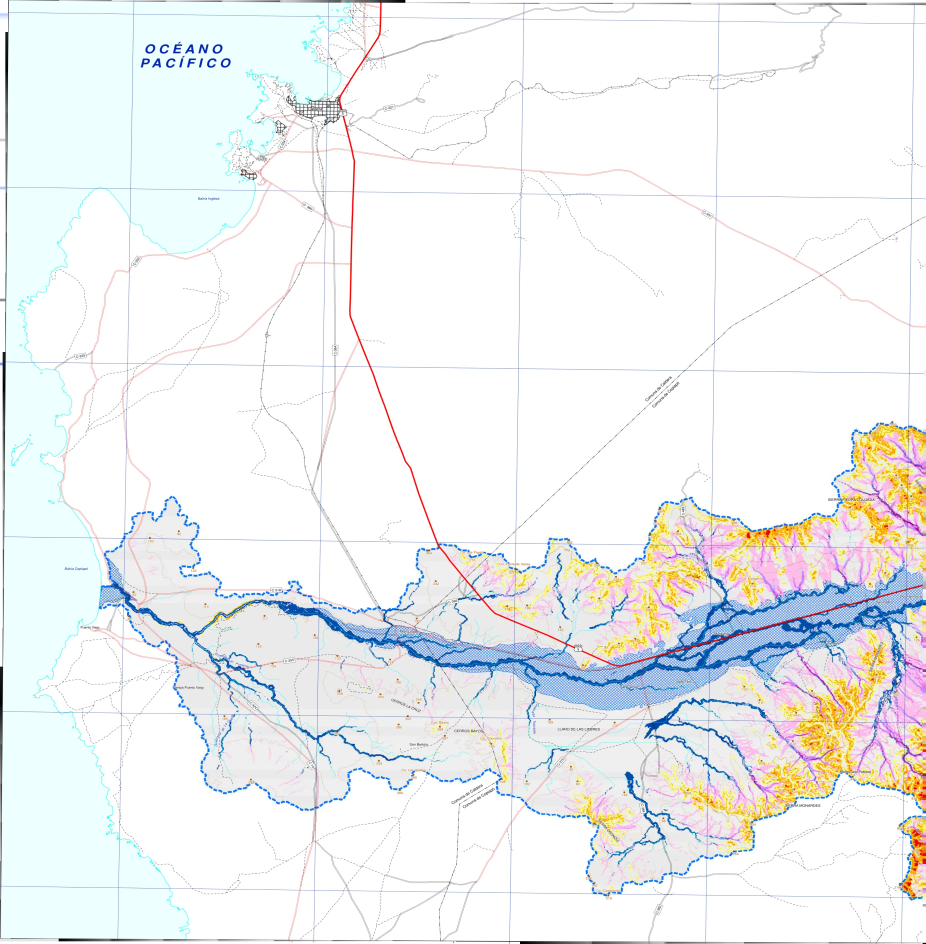
#> input picture overlays/atacama_copiapo_hoja1.webp, 2776 x 2830 px (shown at 1/3 size)
$ python -i georef_deslizamientos_laderas.py   (imports and definitions only)
#> lines starting #> are read from the running program, lines starting #| are printed output that depends on the picture
# -*- coding: utf-8 -*-
"""
Genera el overlay WebP georreferenciado de "Susceptibilidad de Deslizamientos
de Laderas" (Plataforma SIGMA / CIGIDEN) para la cuenca del rio Maipo.

Mismo pipeline que georef_flujos_aluvionales.py (ver ese archivo para el
detalle del porque: MapServer TilesOnly, sin /export dinamico -> se arma un
mosaico de tiles cacheadas y se reproyecta de Web Mercator a WGS84
plate-carree). Aqui el color de "No Susceptible" se toma directo de la
leyenda del servicio (no se asume fijo) porque varia entre capas SIGMA
(gris (204,204,204) en flujos aluvionales, (178,178,178) en esta).

Requiere Python 3.12 (numpy, opencv-python, pyproj, Pillow). Correr con
-X utf8.
"""
import os
import io
import json
import math
import time
import base64
import urllib.request
from concurrent.futures import ThreadPoolExecutor, as_completed

import numpy as np
import cv2
from PIL import Image, ImageDraw, ImageFont
from pyproj import Transformer

# ---------------------------------------------------------------------
# Configuracion especifica de esta capa (Deslizamientos de Laderas)
# ---------------------------------------------------------------------
SERVICE = ("https://tiles.arcgis.com/tiles/UeyripQFTg6pfUe5/arcgis/rest/"
           "services/Susceptibilidad_Deslizamientos_Maipo_29092021/MapServer")
ID = "deslizamientos_laderas"
TITULO_LEYENDA = "Susceptibilidad de Deslizamientos de Laderas"

# bbox objetivo en WGS84
N, S, E, W = -32.907444, -34.292392, -69.765875, -71.652305

MAX_PX = 3000
GRAY_ALPHA_FACTOR = 0.88  # cuanto se reduce el alpha de "No Susceptible"
GRAY_TOL = 60.0           # tolerancia de distancia de color al gris de "No Susceptible"
NO_SUSC_LABEL = "no susceptible"

HERE = os.path.dirname(os.path.abspath(__file__))
OUT = os.path.join(HERE, "overlays")
# [1 line not run here, left out]


def fetch_json(url):
    req = urllib.request.Request(url, headers={"User-Agent": "Mozilla/5.0"})
    return json.load(urllib.request.urlopen(req, timeout=30))


# [55 lines left out: functions fetch_bytes, get_legend, download_mosaic, tile_range_for_bbox, not called in this run]


def build_overlay(gray_rgb):
    info = fetch_json(f"{SERVICE}?f=json")
    assert info.get("singleFusedMapCache"), "este script asume un MapServer TilesOnly"
    lods = {l["level"]: l["resolution"] for l in info["tileInfo"]["lods"]}
    level = info["maxLOD"]
    res = lods[level]
    ts = info["tileInfo"]["cols"]
    origin_x = info["tileInfo"]["origin"]["x"]
    origin_y = info["tileInfo"]["origin"]["y"]

    tr = Transformer.from_crs("EPSG:4326", "EPSG:3857", always_xy=True)
    xmin, ymin = tr.transform(W, S)
    xmax, ymax = tr.transform(E, N)

    col0, col1, row0, row1 = tile_range_for_bbox(xmin, ymin, xmax, ymax, res, ts,
                                                  origin_x, origin_y)
    print(f"nivel {level} (res={res:.3f} m/px), cols {col0}-{col1}, rows {row0}-{row1}")

    mosaic = download_mosaic(SERVICE, level, col0, col1, row0, row1, ts)

    left = (xmin - origin_x) / res - col0 * ts
    right = (xmax - origin_x) / res - col0 * ts
    top = (origin_y - ymax) / res - row0 * ts
    bottom = (origin_y - ymin) / res - row0 * ts

    crop_box = (int(round(left)), int(round(top)), int(round(right)), int(round(bottom)))
    crop = mosaic.crop(crop_box)
    cw, ch = crop.size
    crop_arr = np.array(crop)

    lon_span, lat_span = E - W, N - S
    Wpx = MAX_PX
    Hpx = int(round(MAX_PX * lat_span / lon_span))

    xmin_a = origin_x + (col0 * ts + crop_box[0]) * res
    xmax_a = origin_x + (col0 * ts + crop_box[2]) * res
    ymax_a = origin_y - (row0 * ts + crop_box[1]) * res
    ymin_a = origin_y - (row0 * ts + crop_box[3]) * res

    lats = N - (np.arange(Hpx) + 0.5) / Hpx * lat_span
    _, ys = tr.transform(np.zeros_like(lats), lats)
    src_row = (ymax_a - ys) / (ymax_a - ymin_a) * ch

    map_y = np.tile(src_row.astype(np.float32).reshape(-1, 1), (1, Wpx))
    cols_src = (np.arange(Wpx) + 0.5) / Wpx * cw
    map_x = np.tile(cols_src.astype(np.float32).reshape(1, -1), (Hpx, 1))

    warped = cv2.remap(crop_arr, map_x, map_y, interpolation=cv2.INTER_LINEAR,
                        borderMode=cv2.BORDER_CONSTANT, borderValue=(0, 0, 0, 0))

    # ajuste de opacidad de "No Susceptible" para no tapar el satelite
    arr = warped.astype(np.float32)
    rgb = arr[:, :, :3]
    alpha = arr[:, :, 3]
    gray = np.array(gray_rgb, dtype=np.float32)
    dist = np.linalg.norm(rgb - gray, axis=2)
    grayness = np.clip(1.0 - dist / GRAY_TOL, 0.0, 1.0)
    alpha_new = alpha * (1.0 - grayness * GRAY_ALPHA_FACTOR)
    arr[:, :, 3] = alpha_new
    final = np.clip(arr, 0, 255).astype(np.uint8)

    out_img = Image.fromarray(final, mode="RGBA")
    overlay_path = os.path.join(OUT, f"{ID}.webp")
    out_img.save(overlay_path, "WEBP", quality=80, method=6)
    print(f"overlay {out_img.size} -> {overlay_path} "
          f"({os.path.getsize(overlay_path)/1024/1024:.2f} MB)")
    print("MANIFEST bounds:", json.dumps({"n": N, "s": S, "e": E, "w": W}))
    return out_img


# [24 lines left out: function build_legend, not called in this run]


# [11 lines not run here, left out]

>>> import cv2
>>> picture = cv2.imread('overlays/atacama_copiapo_hoja1.webp', cv2.IMREAD_GRAYSCALE)
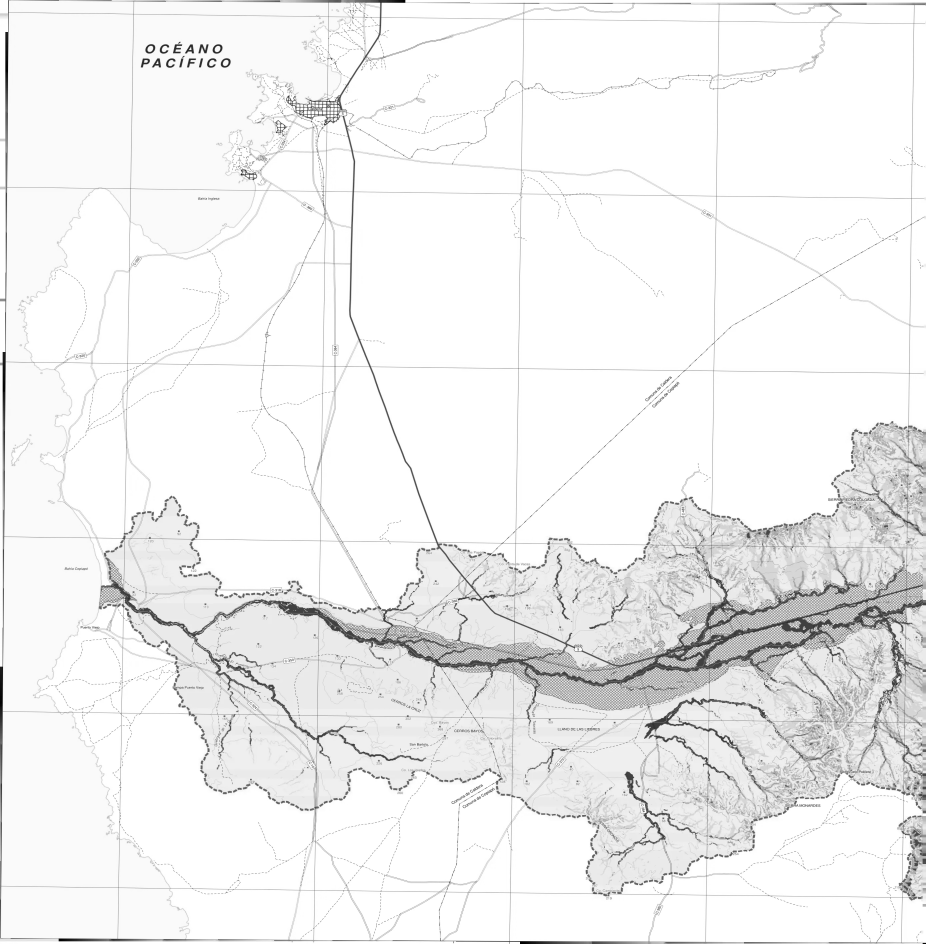
#> picture: shape (2830, 2776) (shown at 1/3 size); min 0, max 255, mean 240.8
#> (the run stopped early here; a loop or call above may not have finished)

$ run again, on overlays/atacama_copiapo_hoja2.webp
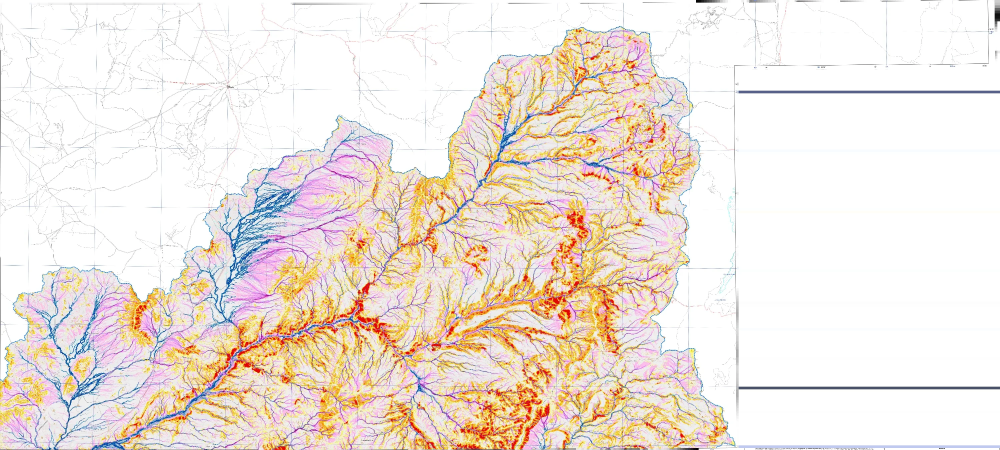
#> input picture overlays/atacama_copiapo_hoja2.webp, 3000 x 1350 px (shown at 1/3 size)
#> `picture = cv2.imread('overlays/atacama_copiapo_hoja1.webp', cv2.IMREAD..`:
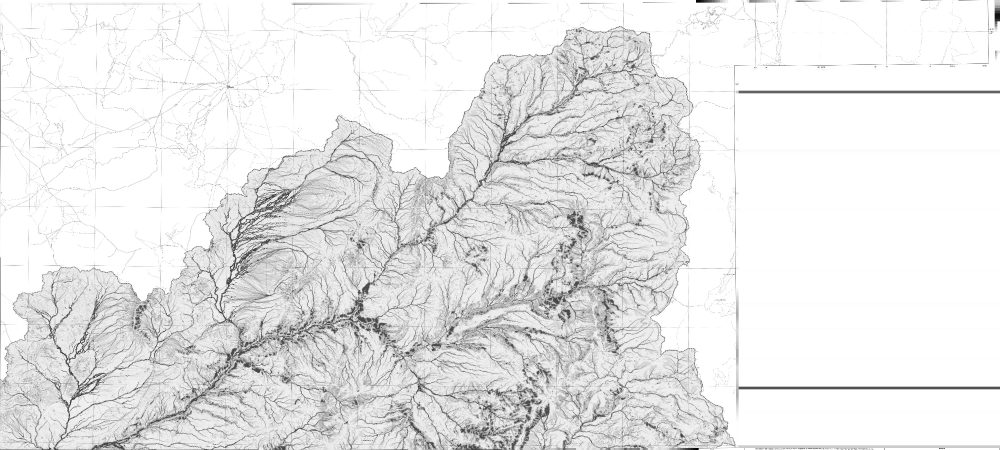
#> picture: shape (1350, 3000) (shown at 1/3 size); min 0, max 255, mean 231.7

$ run again, on overlays/atacama_copiapo_hoja3.webp
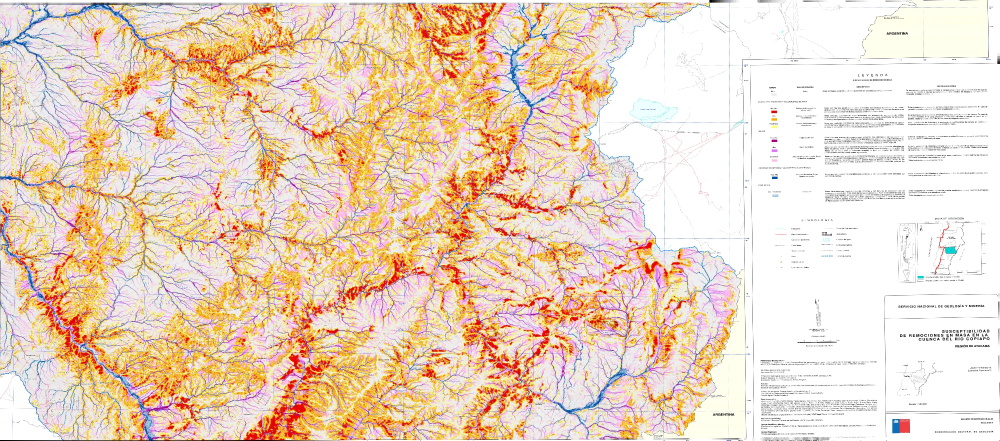
#> input picture overlays/atacama_copiapo_hoja3.webp, 3000 x 1321 px (shown at 1/3 size)
#> `picture = cv2.imread('overlays/atacama_copiapo_hoja1.webp', cv2.IMREAD..`:
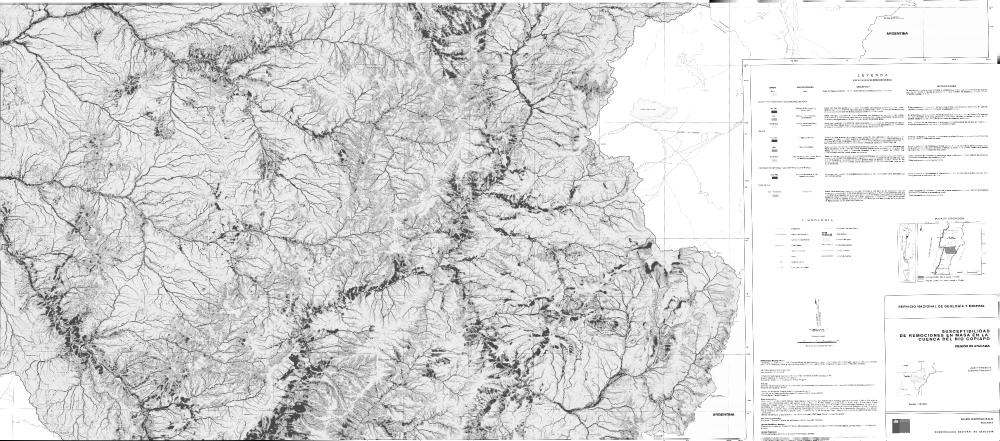
#> picture: shape (1321, 3000) (shown at 1/3 size); min 0, max 255, mean 218.2

$ run again, on overlays/atacama_copiapo_hoja4.webp
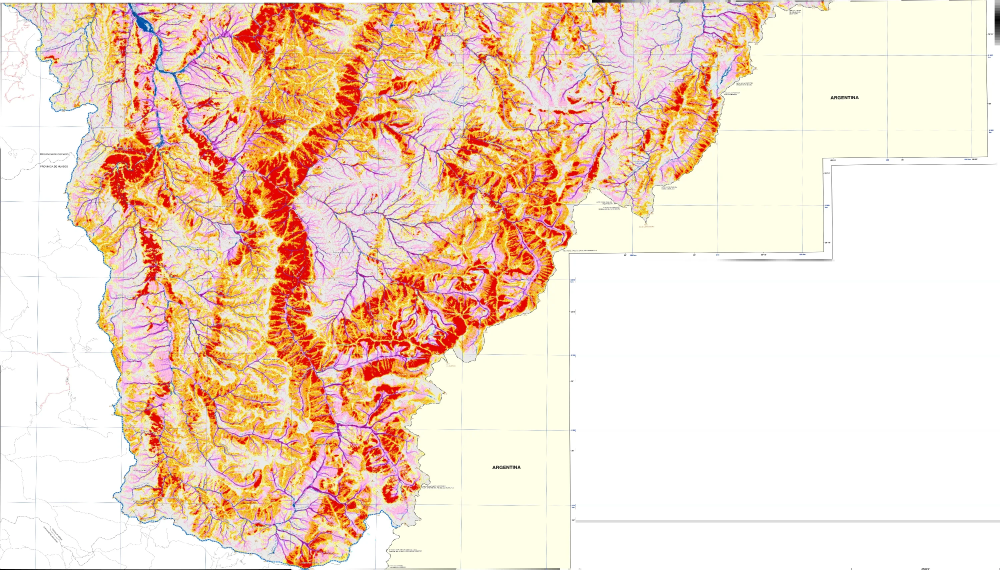
#> input picture overlays/atacama_copiapo_hoja4.webp, 3000 x 1708 px (shown at 1/3 size)
#> `picture = cv2.imread('overlays/atacama_copiapo_hoja1.webp', cv2.IMREAD..`:
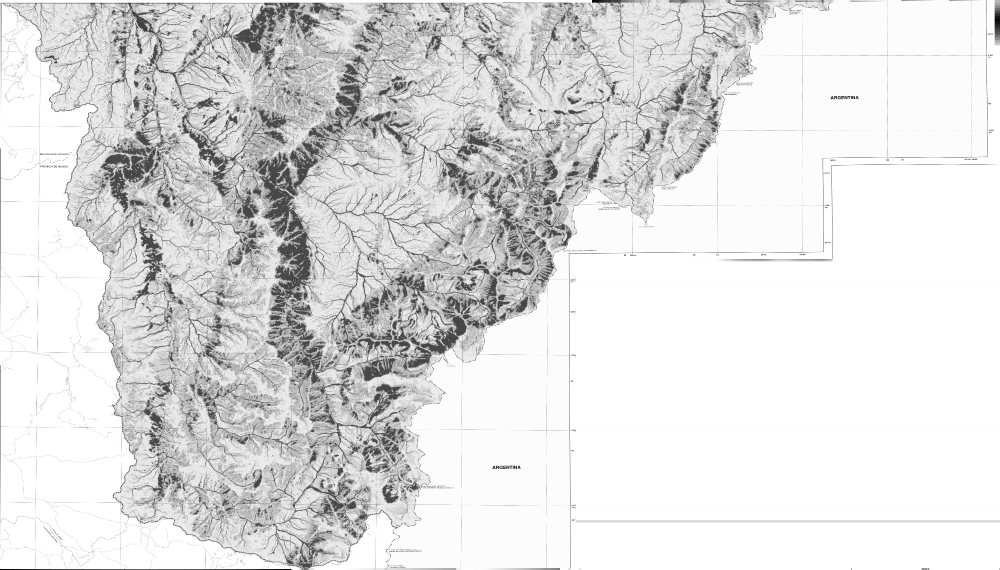
#> picture: shape (1708, 3000) (shown at 1/3 size); min 0, max 255, mean 223.1
